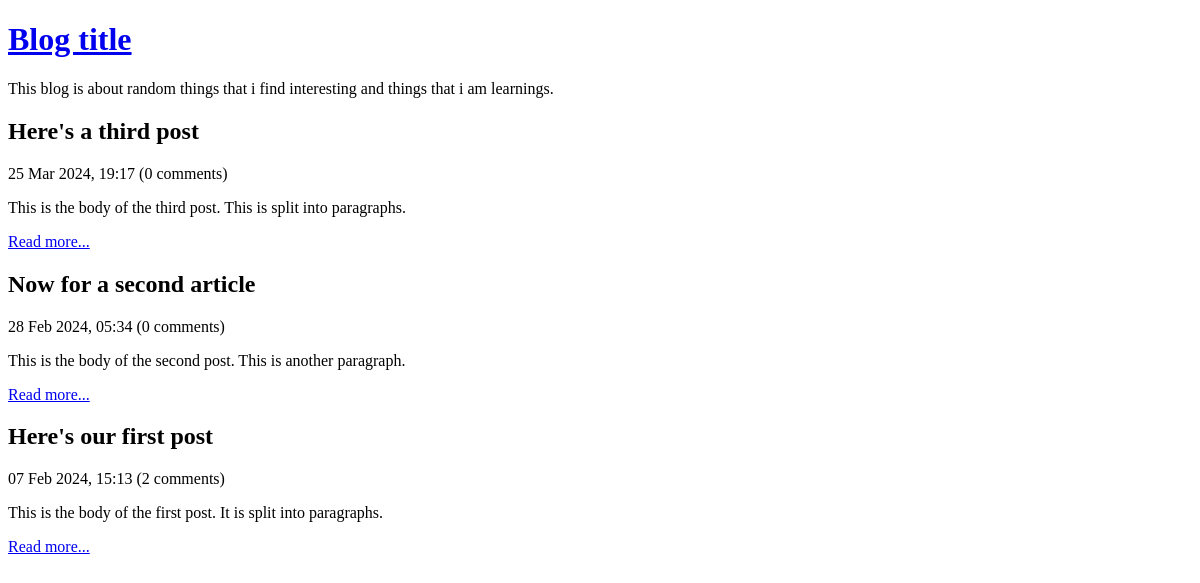
Before: / with the older database file.
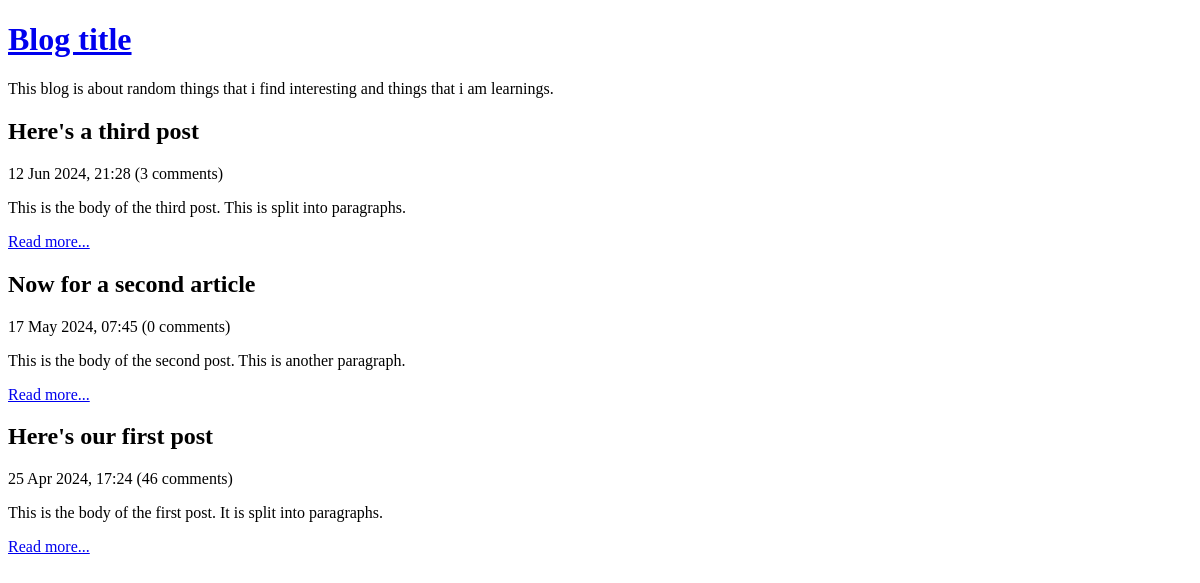
After: the same page with the newer database file.
### tables this page shows
CREATE TABLE post (
	id INTEGER PRIMARY KEY AUTOINCREMENT NOT NULL,
	title VARCHAR NOT NULL,
	body VARCHAR NOT NULL,
	user_id INTEGER NOT NULL,
	created_at VARCHAR NOT NULL,
	updated_at VARCHAR
);

### lib/common.php (called while the page is built, shortened)
<?php
function getRootPath()
{
    return realpath(__DIR__ . '/..');
}
function getDatabasePath()
{
    return getRootPath() . '/data/data.sqlite';
}
function getDsn()
{
    return 'sqlite:' . getDatabasePath();
}
function getPDO()
{
    return new PDO(getDsn());
}
function htmlEscape($html)
{
    return htmlspecialchars($html, ENT_HTML5, 'UTF-8');
}
function convertSqlDate($sqlDate)
{
    $date = DateTime::createFromFormat('Y-m-d H:i:s', $sqlDate);
    return $date->format('d M Y, H:i');
}
function countCommentsForPost($postId)
{
    $pdo = getPDO();
    $sql = "
        SELECT
            COUNT(*) c
        FROM
            comment
        WHERE
            post_id = :post_id
    ";
    $stmt = $pdo->prepare($sql);
    $stmt->execute(
        array('post_id' => $postId, )
    );
    return (int) $stmt->fetchColumn();
}

### index.php (the view, shortened to what this page needs)
<?php
require_once 'lib/common.php';
$pdo = getPDO();
$stmt = $pdo->query(
    'SELECT
        id, title, created_at, body
    FROM
        post
    ORDER BY
        created_at DESC'
);
?>
<!DOCTYPE html>
<html>
    <head>
    </head>
    <body>
        <?php require 'templates/title.php' ?>
        <?php while ($row = $stmt->fetch(PDO::FETCH_ASSOC)): ?>
            <h2>
                <?php echo htmlEscape($row['title']) ?>
            </h2>
            <div>
                <?php echo convertSqlDate($row['created_at']) ?>
                (<?php echo countCommentsForPost($row['id']) ?> comments)
            </div>
            <p>
                <?php echo htmlEscape($row['body']) ?>
            </p>
            <p>
                <a
                    href="view-post.php?post_id=<?php echo $row['id'] ?>"
                >Read more...</a>
            </p>
        <?php endwhile ?>
    </body>
</html>

Changed rows visible on the page:
changed post "Here's a third post": created_at "25 Mar 2024, 19:17" → "12 Jun 2024, 21:28"; id "0" → "3"
changed post "Now for a second article": created_at "28 Feb 2024, 05:34" → "17 May 2024, 07:45"
changed post "Here's our first post": created_at "07 Feb 2024, 15:13" → "25 Apr 2024, 17:24"; id "2" → "46"
